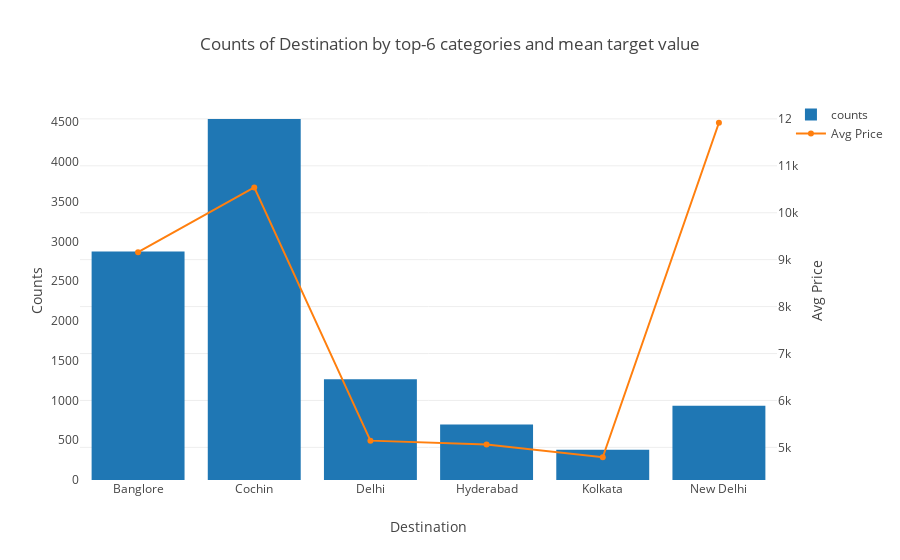

Notebook cell for this chart:
### Code cell
plot_cat('Destination')

### Figure 1 — Plotly figure (JSON) as saved in the notebook; plotly's stock layout.template omitted (floating-point values rounded to 4 significant figures)
{"data": [{"name": "counts", "type": "bar", "uid": "b4535c74-5dfc-468d-807b-fc40a3ce0bc1", "x": ["Banglore", "Cochin", "Delhi", "Hyderabad", "Kolkata", "New Delhi"], "y": [2871, 4537, 1265, 697, 381, 932]}, {"name": "Avg Price", "type": "scatter", "uid": "e05952c2-ceef-4fa9-923c-7c4d9b0e4c7f", "x": ["Banglore", "Cochin", "Delhi", "Hyderabad", "Kolkata", "New Delhi"], "y": [9158.0, 10540.0, 5144.0, 5060.0, 4790.0, 11920.0], "yaxis": "y2"}], "layout": {"legend": {"orientation": "v"}, "title": {"text": "Counts of Destination by top-6 categories and mean target value"}, "xaxis": {"showgrid": false, "showline": false, "title": {"text": "Destination"}, "zeroline": false}, "yaxis": {"showgrid": false, "showline": false, "title": {"text": "Counts"}, "zeroline": false}, "yaxis2": {"overlaying": "y", "side": "right", "title": {"text": "Avg Price"}}}}
